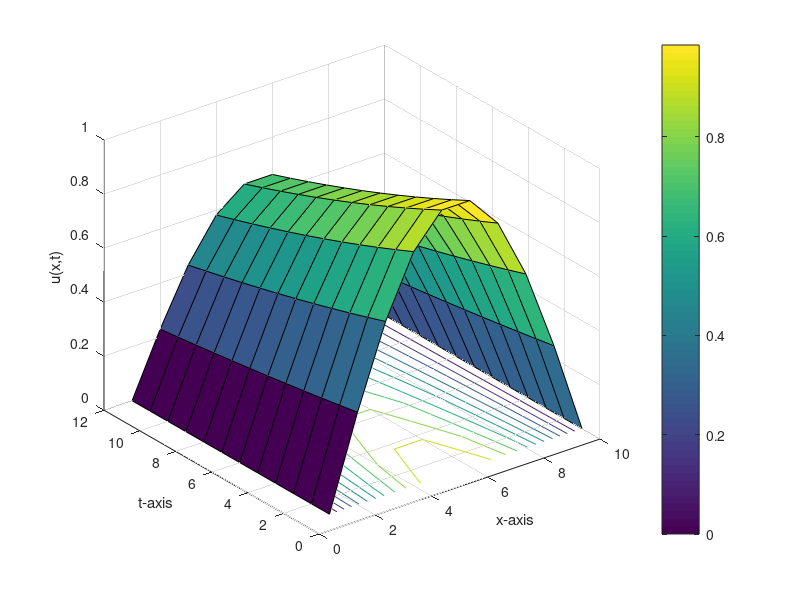
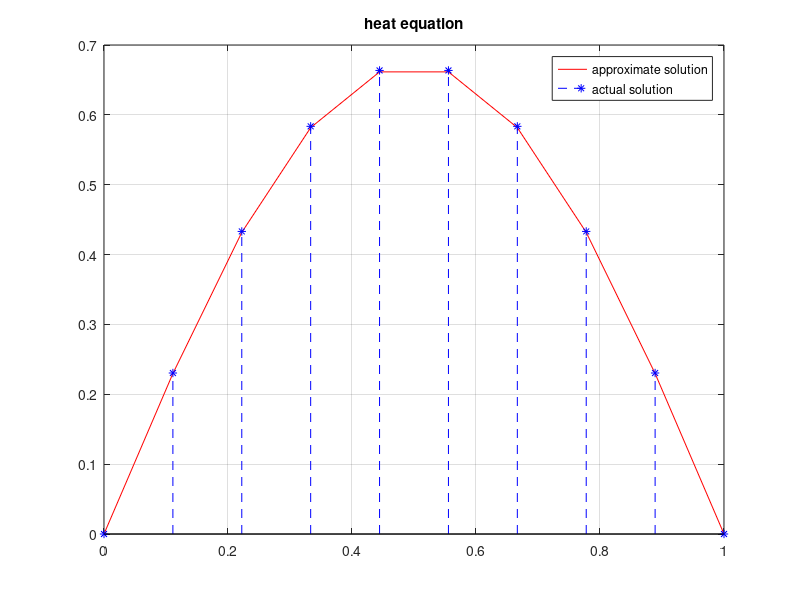

MATLAB code to generate these figures, in order:
    % Approximate the solution of the one dimensional heat equation
    %
    % du/dt = d^2u/dx^2,   0 < x < 1,  t > 0
    %
    % which is subject to the initial condition
    % u(x,0) = sin(pi*x),   0 < x < 1
    %
    % and the boundary conditions
    % u(0,t) = u(1,t) = 0,   t >= 0
    %
    % and compare the result at t = 0.04 to the actual solution
    % u(x,t) = exp(-pi^2*t)*sin(pi*x)

    function heat1
    clc
    clf
    clear all
    c=1;%Diffusivity
    a=0;%Left boundary
    b=1;%Right boundary
    tf=0.04;%Final time
    n=10;
    m=12;
    C1=0;%Left Boundary Condition
    C2=0;%Right Boundary Condition
    h=(b-a)/(n-1);%Grid spacing
    k=(tf-0)/(m-1);%Time stepping
    r=(c^2*k)/(h^2)%Stability criterion 0<r<0.5
    u=zeros(n,m);
    for j=1:m
        u(1,j)=C1;
        u(n,j)=C2;
    end
    for i=2:n-1
        u(i,1)=f(a+(i-1)*h);
    end
    for j=2:m
        for i=2:n-1
            u(i,j)=r*u(i-1,j-1)+(1-2*r)*u(i,j-1)+r*u(i+1,j-1);
        end
    end
    disp('Result=')
    num2str(u')
    figure (1)
    surfc(u')
    colorbar
    grid on
    xlabel('x-axis');
    ylabel('t-axis');
    zlabel('u(x,t)');
    hold off
    figure (2)
    x=linspace(a,b,n);
    sum=0.0;
    for i=1:n
        v1(i)=u(i,m);%approximate solution depends on the value of m
        v2(i)=exp(-pi^2*tf)*sin(pi*x(i)); %Exact solution at t=0.04
        sum=sum+(v1(i)-v2(i))*(v1(i)-v2(i));
    end
    rmse=sqrt(sum/length(v1))
    plot(x,v1,'-r')
    hold on
    stem(x,v2,'--*b')
    grid on
    hold off
    title('heat equation')
    legend('approximate solution','actual solution');
    function z=f(x)
    z=sin(pi*x);
